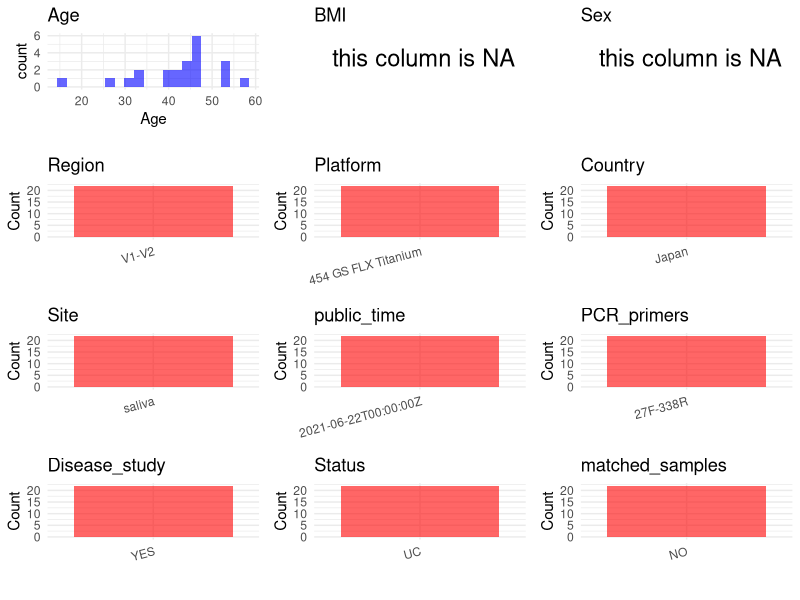

Source code (R): (Note: this script raises an error after producing the figure.)
## ---- chunk 1
# Load necessary libraries
library(dplyr)
library(ggplot2)
library(cowplot)

# Set working directory (update this path to your local directory)
setwd("E:/bioproject_YSD/PRJDB10985")

# Read the initial metadata files
initial_meta <- read.csv("SraRunTable.csv", header = T)

# Display the first few rows of the metadata
head(initial_meta)
## ---- chunk 2
metadata <- data.frame(
  BioProject = initial_meta$BioProject,
  Run = initial_meta$Run,
  sample_name = initial_meta$sample_name,
  Age = initial_meta$AGE,
  BMI = NA,  
  Sex = NA,
  Region = "V1-V2",
  Platform = initial_meta$Instrument,
  Country = initial_meta$geo_loc_name_country,
  Site = initial_meta$env_medium,
  public_time = initial_meta$ReleaseDate,
  stringsAsFactors = FALSE
)
## ---- chunk 3
# Add information obtained from the publication
metadata$PCR_primers <- "27F-338R"
metadata$title <- "Dysbiosis in the salivary microbiome associated with IgA nephropathy a japanese cohort study"
metadata$Disease_study <- "YES"
# Assign disease status based on sample_name patterns
metadata$Status <- "UC"

# Check initial data distribution
cat("Initial sample distribution:\n")
table(metadata$sample_name)
table(metadata$Site)

# Calculate sampling frequency per subject
sample_counts <- table(metadata$sample_name)
cat("\nNumber of samples per subject:\n")
print(sample_counts)

# Create matched_samples column
metadata$matched_samples <- ifelse(metadata$sample_name %in% names(sample_counts[sample_counts >= 2]), "YES", "NO")

cat("\nMatched samples distribution:\n")
table(metadata$matched_samples)

# Identify samples for removal: single samples excluding saliva
single_samples <- names(sample_counts[sample_counts == 1])
samples_to_remove <- metadata$sample_name %in% single_samples & 
                     !(metadata$Site %in% c("saliva"))

cat("\nNumber of samples to be removed:", sum(samples_to_remove), "\n")

# Remove identified samples
metadata_clean <- metadata[!samples_to_remove, ]

cat("\nFinal sample distribution after cleaning:\n")
table(metadata_clean$sample_name)
table(metadata_clean$Site)
table(metadata_clean$matched_samples)

# Use cleaned dataset for subsequent analysis
metadata <- metadata_clean
## ---- chunk 4
# Check the number of unique runs and sample names
print(paste("Number of unique runs:", length(unique(metadata$Run))))
print(paste("Number of unique sample names:", length(unique(metadata$sample_name))))
## ---- chunk 5
# Select columns for visualization
plot_data <- metadata %>%
  select(-BioProject, -Run, -sample_name, -title)

# Function to create simple plots for each column
create_simple_plots <- function(data) {
  plots <- list()
  
  for (col in colnames(data)) {
    # Check if the column is all NA
    if (all(is.na(data[[col]]))) {
      # Create an empty plot with text indicating all NA
      p <- ggplot() +
        annotate("text", x = 0.5, y = 0.5, label = "this column is NA", size = 6) +
        labs(title = col) +
        theme_void()
    } else if (is.numeric(data[[col]])) {
      # Numeric variable: histogram
      p <- ggplot(data, aes(x = .data[[col]])) +
        geom_histogram(fill = "blue", alpha = 0.6, bins = 20, na.rm = TRUE) +
        labs(title = col) +
        theme_minimal()
    } else {
      # Categorical variable: bar plot (remove NA values)
      count_data <- as.data.frame(table(data[[col]], useNA = "ifany"))
      p <- ggplot(count_data, aes(x = reorder(Var1, -Freq), y = Freq)) +
        geom_col(fill = "red", alpha = 0.6) +
        labs(title = col, x = NULL, y = "Count") +
        theme_minimal() +
        theme(axis.text.x = element_text(angle = 15, hjust = 1))
    }
    plots[[col]] <- p
  }
  
  return(plots)
}

# Generate and arrange plots
plots <- create_simple_plots(plot_data)
p<-plot_grid(plots$Age, 
          plots$BMI, 
          plots$Sex, 
          plots$Region, 
          plots$Platform, 
          plots$Country, 
          plots$Site,
          plots$public_time, 
          plots$PCR_primers,
          plots$Disease_study,
          plots$Status,
          plots$matched_samples,# add 
          ncol = 3, align = "hv", axis = "lb")
ggsave("Metadata_Summary.png", plot = p, width = 8, height = 6, dpi = 150)
## ---- chunk 6
knitr::include_graphics("Metadata_Summary.png")
## ---- chunk 7
# Reorder columns to match the desired format
metadata <- metadata[, c(
  "BioProject", "Run", "sample_name", "Age", "BMI", "Sex", 
  "Region", "Platform", "Country", "Site", "public_time", 
  "PCR_primers", "title", "Disease_study", "Status", "matched_samples"
)]

# Export the uniform metadata to a CSV file
write.csv(metadata, file = "metadata.csv", quote = TRUE)
head(metadata)
